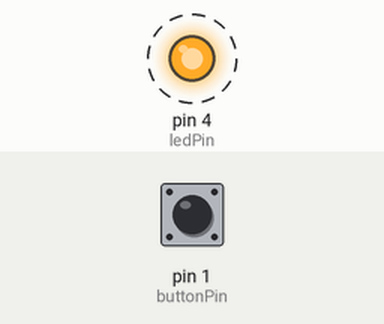
Simulated run of this sketch. Board: Arduino Uno, built with avr-gcc and run on an emulated ATmega328P. On the bench: output pins drawn as LEDs (lit = HIGH). Dashed ring = blinking. The inputs (shaded band) are chosen by the test bench; at power-on: pin 1 (buttonPin) LOW.

Above: at 0.16 s.
Timing chart, 0 to 3.0 s (numbered marks = the images above):
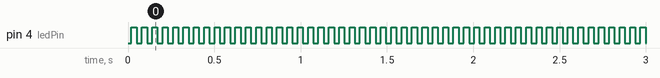

Measured:
- by itself, pin 4 (ledPin): alternates HIGH for 0.03 s and LOW for 0.03 s

The sketch:

BTN-1.ino
```cpp
int ledPin = 4;
int buttonPin = 1;

int value = 0;
int reading = 0;
int lastButtonState = LOW;
int buttonState;
unsigned long lastDebounceTime = 0;
unsigned long debounceDelay = 50;

void setup() {
  pinMode(ledPin, OUTPUT);
  pinMode(buttonPin, INPUT);

  analogWrite(ledPin, 0);
}


void loop() {
  BTN_read();

  if (buttonState == LOW) {
    value += 50;
  }

  if ( value > 255) {
    value = 0;
  }

  analogWrite(ledPin, value);
  delay(10);
}


void BTN_read() {
  reading = digitalRead(buttonPin);

  // check to see if you just pressed the button
  // (i.e. the input went from LOW to HIGH), and you've waited long enough
  // since the last press to ignore any noise:

  // If the switch changed, due to noise or pressing:
  if (reading != lastButtonState) {
    // reset the debouncing timer
    lastDebounceTime = millis();
  }

  if ((millis() - lastDebounceTime) > debounceDelay) {
    // whatever the reading is at, it's been there for longer than the debounce
    // delay, so take it as the actual current state:

    // if the button state has changed:
    if (reading != buttonState) {
      buttonState = reading;
    }
  }
}
```
